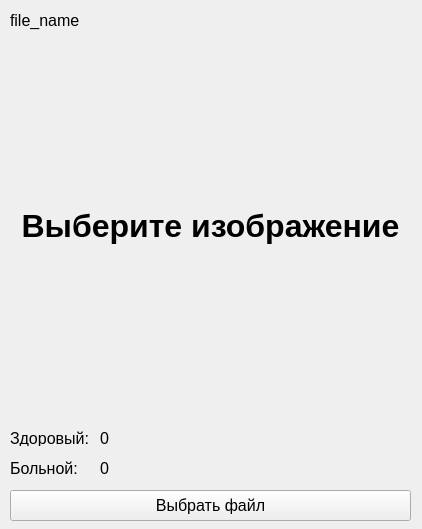
<?xml version="1.0" encoding="UTF-8"?>
<ui version="4.0">
 <class>MainWindow</class>
 <widget class="QMainWindow" name="MainWindow">
  <property name="geometry">
   <rect>
    <x>0</x>
    <y>0</y>
    <width>422</width>
    <height>529</height>
   </rect>
  </property>
  <property name="font">
   <font>
    <family>Segoe UI</family>
   </font>
  </property>
  <property name="windowTitle">
   <string>Анализ рентгенограммы</string>
  </property>
  <widget class="QWidget" name="centralwidget">
   <widget class="QLabel" name="file_name">
    <property name="geometry">
     <rect>
      <x>10</x>
      <y>10</y>
      <width>261</width>
      <height>21</height>
     </rect>
    </property>
    <property name="font">
     <font>
      <pointsize>12</pointsize>
     </font>
    </property>
    <property name="text">
     <string>file_name</string>
    </property>
   </widget>
   <widget class="QLabel" name="label">
    <property name="geometry">
     <rect>
      <x>10</x>
      <y>430</y>
      <width>81</width>
      <height>16</height>
     </rect>
    </property>
    <property name="font">
     <font>
      <pointsize>12</pointsize>
     </font>
    </property>
    <property name="text">
     <string>Здоровый:</string>
    </property>
   </widget>
   <widget class="QLabel" name="label_2">
    <property name="geometry">
     <rect>
      <x>10</x>
      <y>460</y>
      <width>81</width>
      <height>16</height>
     </rect>
    </property>
    <property name="font">
     <font>
      <pointsize>12</pointsize>
     </font>
    </property>
    <property name="text">
     <string>Больной:</string>
    </property>
   </widget>
   <widget class="QLabel" name="p_healthy">
    <property name="geometry">
     <rect>
      <x>100</x>
      <y>430</y>
      <width>61</width>
      <height>16</height>
     </rect>
    </property>
    <property name="font">
     <font>
      <pointsize>12</pointsize>
     </font>
    </property>
    <property name="text">
     <string>0</string>
    </property>
   </widget>
   <widget class="QLabel" name="p_sick">
    <property name="geometry">
     <rect>
      <x>100</x>
      <y>460</y>
      <width>61</width>
      <height>16</height>
     </rect>
    </property>
    <property name="font">
     <font>
      <pointsize>12</pointsize>
     </font>
    </property>
    <property name="text">
     <string>0</string>
    </property>
   </widget>
   <widget class="QPushButton" name="choseButton">
    <property name="geometry">
     <rect>
      <x>10</x>
      <y>490</y>
      <width>401</width>
      <height>31</height>
     </rect>
    </property>
    <property name="font">
     <font>
      <pointsize>12</pointsize>
     </font>
    </property>
    <property name="text">
     <string>Выбрать файл</string>
    </property>
   </widget>
   <widget class="QLabel" name="image">
    <property name="geometry">
     <rect>
      <x>10</x>
      <y>40</y>
      <width>401</width>
      <height>371</height>
     </rect>
    </property>
    <property name="font">
     <font>
      <pointsize>24</pointsize>
      <weight>75</weight>
      <italic>false</italic>
      <bold>true</bold>
     </font>
    </property>
    <property name="text">
     <string>Выберите изображение</string>
    </property>
    <property name="scaledContents">
     <bool>true</bool>
    </property>
    <property name="alignment">
     <set>Qt::AlignCenter</set>
    </property>
   </widget>
  </widget>
 </widget>
 <resources/>
 <connections/>
</ui>
